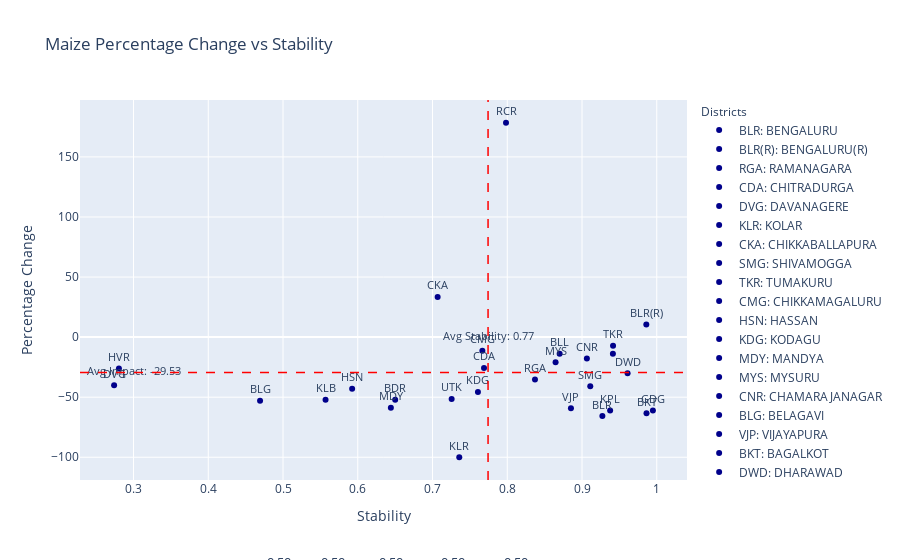

Notebook source saved alongside this figure:
### Code cell
import pandas as pd
import plotly.express as px
import ipywidgets as widgets
from ipywidgets import interact
from IPython.display import clear_output
import plotly.graph_objects as go

def update_plot(alpha1, alpha2, alpha3, alpha4, alpha5):
    
    tolerance = 1e-5 
    filtered_df = viz_df[
        (viz_df['Sensitivity_SowingSeedsDistributed_Maize_320'].between(alpha1 - tolerance, alpha1 + tolerance)) &
        (viz_df['Sensitivity_LivestockCensus_2012_Cattle_354'].between(alpha2 - tolerance, alpha2 + tolerance)) &
        (viz_df['Sensitivity_AreaUnderCereals_Maize_193'].between(alpha3 - tolerance, alpha3 + tolerance)) & 
        (viz_df['Sensitivity_TotalNPK_315'].between(alpha4 - tolerance, alpha4 + tolerance)) &
        (viz_df['Sensitivity_NetAreaIrrigatedUnderDifferentSources_TubeWells_NetIrrigatedArea_182'].between(alpha5 - tolerance, alpha5 + tolerance))
    ]

    # Create a scatter plot with filtered data
    fig = px.scatter(filtered_df, x='Stability_Values', y='Percentage Change', title='Maize Percentage Change vs Stability',
                     labels={'Percentage Change': 'Percentage Change', 'Stability_Values': 'Stability'},
                     text='Abbreviation', opacity=1, color_discrete_sequence=['darkblue'])

    fig.update_traces(textposition='top center', textfont=dict(size=11))

    # Update layout to add annotations and legends
    fig.update_layout(
        annotations=[
            dict(
                x=0.5,
                y=-0.25,
                showarrow=False,
                text=f'α<sub>MS</sub>: {alpha1:.2f}, α<sub>LV</sub>: {alpha2:.2f}, α<sub>AM</sub>: {alpha3:.2f}, α<sub>NPK</sub>: {alpha4:.2f}, α<sub>TBW</sub>: {alpha5:.2f}',
                xref="paper",
                yref="paper",
                font=dict(size=13)
            )
        ],
        legend_title_text='Districts',
        legend_title=dict(font=dict(size=12)),
    )

    # Adding custom legends with abbreviations and full forms
    legend_labels = [{'Abbreviation': abb, 'Full Form': full_form} 
                     for abb, full_form in zip(filtered_df['Abbreviation'].unique(), filtered_df['District'].unique())]

    for label in legend_labels:
        fig.add_trace(go.Scatter(
            x=[None],
            y=[None],
            mode='markers',
            marker=dict(color='darkblue'),
            name=f"{label['Abbreviation']}: {label['Full Form']}"
        ))

    # Adding average lines for stability and percentage change
    avg_stability = filtered_df['Stability_Values'].mean()
    avg_precent = filtered_df['Percentage Change'].mean()

    fig.add_shape(
        type='line',
        x0=avg_stability, y0=0, x1=avg_stability, y1=1,
        line=dict(color='red', width=1.5, dash='dash'),
        yref='paper'
    )

    fig.add_shape(
        type='line',
        x0=0, y0=avg_precent, x1=1, y1=avg_precent,
        line=dict(color='red', width=1.5, dash='dash'),
        xref='paper'
    )

    # Add annotations for average values
    fig.add_trace(go.Scatter(
        x=[avg_stability],
        y=[-0.07],
        text=[f'Avg Stability: {avg_stability:.2f}'],
        mode="text",
        showlegend=False,
        textfont=dict(size=10.7)
    ))

    fig.add_trace(go.Scatter(
        x=[0.3],
        y=[avg_precent-0.04],
        text=[f'Avg Impact: {avg_precent:.2f}'],
        mode="text",
        showlegend=False,
        textfont=dict(size=10.7)
    ))

    clear_output()

    display(fig)

# Creating sliders for interaction
alpha1_slider = widgets.FloatSlider(value=0.5, min=0, max=1, step=0.1, description='αMS:')
alpha2_slider = widgets.FloatSlider(value=0.5, min=0, max=1, step=0.1, description='αLV:')
alpha3_slider = widgets.FloatSlider(value=0.5, min=0, max=1, step=0.1, description='αAM:')
alpha4_slider = widgets.FloatSlider(value=0.5, min=0, max=1, step=0.1, description='αNPK:')
alpha5_slider = widgets.FloatSlider(value=0.5, min=0, max=1, step=0.1, description='αTBW:')

# Creating interactive plot
interactive_plot = interact(update_plot, alpha1=alpha1_slider, alpha2=alpha2_slider, alpha3=alpha3_slider, alpha4=alpha4_slider, alpha5=alpha5_slider)

# Create update button to trigger plot update
update_button = widgets.Button(description="Update Plot")
update_button.on_click(lambda _: update_plot(alpha1_slider.value, alpha2_slider.value, alpha3_slider.value, alpha4_slider.value, alpha5_slider.value))

# Display the button and sliders
widgets.HBox([update_button, alpha1_slider, alpha2_slider, alpha3_slider, alpha4_slider, alpha5_slider])

### Figure 1 — Plotly figure (JSON) as saved in the notebook; plotly's stock layout.template omitted (floating-point values rounded to 4 significant figures)
{"data": [{"hovertemplate": "Stability=%{x}<br>Percentage Change=%{y}<br>Abbreviation=%{text}<extra></extra>", "legendgroup": "", "marker": {"color": "darkblue", "opacity": 1, "symbol": "circle"}, "mode": "markers+text", "name": "", "orientation": "v", "showlegend": false, "text": ["BLR", "BLR(R)", "RGA", "CDA", "DVG", "KLR", "CKA", "SMG", "TKR", "CMG", "HSN", "KDG", "MDY", "MYS", "CNR", "BLG", "VJP", "BKT", "DWD", "GDG", "HVR", "UTK", "BLL", "BDR", "KLB", "RCR", "KPL", null], "textfont": {"size": 11}, "textposition": "top center", "type": "scatter", "x": [0.9273, 0.986, 0.8371, 0.7689, 0.274, 0.7358, 0.7069, 0.911, 0.9415, 0.7667, 0.5925, 0.7608, 0.6443, 0.8647, 0.9065, 0.4693, 0.8852, 0.9863, 0.961, 0.9948, 0.2805, 0.7256, 0.8701, 0.6501, 0.5569, 0.7983, 0.9376, 0.9413], "xaxis": "x", "y": [-65.7, 10.53, -35.26, -25.62, -39.99, -100.0, 33.46, -40.87, -7.09, -11.38, -42.98, -45.6, -58.73, -20.91, -17.82, -52.88, -59.16, -63.46, -30.04, -61.11, -26.22, -51.45, -13.92, -52.05, -52.06, 178.5, -61.16, -13.92], "yaxis": "y"}, {"marker": {"color": "darkblue"}, "mode": "markers", "name": "BLR: BENGALURU", "type": "scatter", "x": [null], "y": [null]}, {"marker": {"color": "darkblue"}, "mode": "markers", "name": "BLR(R): BENGALURU(R)", "type": "scatter", "x": [null], "y": [null]}, {"marker": {"color": "darkblue"}, "mode": "markers", "name": "RGA: RAMANAGARA", "type": "scatter", "x": [null], "y": [null]}, {"marker": {"color": "darkblue"}, "mode": "markers", "name": "CDA: CHITRADURGA", "type": "scatter", "x": [null], "y": [null]}, {"marker": {"color": "darkblue"}, "mode": "markers", "name": "DVG: DAVANAGERE", "type": "scatter", "x": [null], "y": [null]}, {"marker": {"color": "darkblue"}, "mode": "markers", "name": "KLR: KOLAR", "type": "scatter", "x": [null], "y": [null]}, {"marker": {"color": "darkblue"}, "mode": "markers", "name": "CKA: CHIKKABALLAPURA", "type": "scatter", "x": [null], "y": [null]}, {"marker": {"color": "darkblue"}, "mode": "markers", "name": "SMG: SHIVAMOGGA", "type": "scatter", "x": [null], "y": [null]}, {"marker": {"color": "darkblue"}, "mode": "markers", "name": "TKR: TUMAKURU", "type": "scatter", "x": [null], "y": [null]}, {"marker": {"color": "darkblue"}, "mode": "markers", "name": "CMG: CHIKKAMAGALURU", "type": "scatter", "x": [null], "y": [null]}, {"marker": {"color": "darkblue"}, "mode": "markers", "name": "HSN: HASSAN", "type": "scatter", "x": [null], "y": [null]}, {"marker": {"color": "darkblue"}, "mode": "markers", "name": "KDG: KODAGU", "type": "scatter", "x": [null], "y": [null]}, {"marker": {"color": "darkblue"}, "mode": "markers", "name": "MDY: MANDYA", "type": "scatter", "x": [null], "y": [null]}, {"marker": {"color": "darkblue"}, "mode": "markers", "name": "MYS: MYSURU", "type": "scatter", "x": [null], "y": [null]}, {"marker": {"color": "darkblue"}, "mode": "markers", "name": "CNR: CHAMARAJANAGAR", "type": "scatter", "x": [null], "y": [null]}, {"marker": {"color": "darkblue"}, "mode": "markers", "name": "BLG: BELAGAVI", "type": "scatter", "x": [null], "y": [null]}, {"marker": {"color": "darkblue"}, "mode": "markers", "name": "VJP: VIJAYAPURA", "type": "scatter", "x": [null], "y": [null]}, {"marker": {"color": "darkblue"}, "mode": "markers", "name": "BKT: BAGALKOT", "type": "scatter", "x": [null], "y": [null]}, {"marker": {"color": "darkblue"}, "mode": "markers", "name": "DWD: DHARAWAD", "type": "scatter", "x": [null], "y": [null]}, {"marker": {"color": "darkblue"}, "mode": "markers", "name": "GDG: GADAG", "type": "scatter", "x": [null], "y": [null]}, {"marker": {"color": "darkblue"}, "mode": "markers", "name": "HVR: HAVERI", "type": "scatter", "x": [null], "y": [null]}, {"marker": {"color": "darkblue"}, "mode": "markers", "name": "UTK: UTTARA KANNADA", "type": "scatter", "x": [null], "y": [null]}, {"marker": {"color": "darkblue"}, "mode": "markers", "name": "BLL: BALLARI", "type": "scatter", "x": [null], "y": [null]}, {"marker": {"color": "darkblue"}, "mode": "markers", "name": "BDR: BIDAR", "type": "scatter", "x": [null], "y": [null]}, {"marker": {"color": "darkblue"}, "mode": "markers", "name": "KLB: KALABURAGI", "type": "scatter", "x": [null], "y": [null]}, {"marker": {"color": "darkblue"}, "mode": "markers", "name": "RCR: RAICHUR", "type": "scatter", "x": [null], "y": [null]}, {"marker": {"color": "darkblue"}, "mode": "markers", "name": "KPL: KOPPAL", "type": "scatter", "x": [null], "y": [null]}, {"marker": {"color": "darkblue"}, "mode": "markers", "name": "nan: VIJAYANAGARA", "type": "scatter", "x": [null], "y": [null]}, {"mode": "text", "showlegend": false, "text": ["Avg Stability: 0.77"], "textfont": {"size": 10.7}, "type": "scatter", "x": [0.7743], "y": [-0.07]}, {"mode": "text", "showlegend": false, "text": ["Avg Impact: -29.53"], "textfont": {"size": 10.7}, "type": "scatter", "x": [0.3], "y": [-29.57]}], "layout": {"annotations": [{"font": {"size": 13}, "showarrow": false, "text": "α<sub>MS</sub>: 0.50, α<sub>LV</sub>: 0.50, α<sub>AM</sub>: 0.50, α<sub>NPK</sub>: 0.50, α<sub>TBW</sub>: 0.50", "x": 0.5, "xref": "paper", "y": -0.25, "yref": "paper"}], "legend": {"title": {"font": {"size": 12}, "text": "Districts"}, "tracegroupgap": 0}, "shapes": [{"line": {"color": "red", "dash": "dash", "width": 1.5}, "type": "line", "x0": 0.7743, "x1": 0.7743, "y0": 0, "y1": 1, "yref": "paper"}, {"line": {"color": "red", "dash": "dash", "width": 1.5}, "type": "line", "x0": 0, "x1": 1, "xref": "paper", "y0": -29.53, "y1": -29.53}], "title": {"text": "Maize Percentage Change vs Stability"}, "xaxis": {"anchor": "y", "domain": [0, 1], "title": {"text": "Stability"}}, "yaxis": {"anchor": "x", "domain": [0, 1], "title": {"text": "Percentage Change"}}}}
